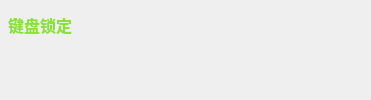
           <widget class="QWidget" name="m_wgtStatus" native="true">
            <property name="styleSheet">
             <string notr="true"/>
            </property>
            <layout class="QGridLayout" name="gridLayout_8" columnstretch="0,0,0,0,0,0,0,0">
             <property name="leftMargin">
              <number>0</number>
             </property>
             <property name="topMargin">
              <number>0</number>
             </property>
             <property name="rightMargin">
              <number>0</number>
             </property>
             <property name="bottomMargin">
              <number>0</number>
             </property>
             <property name="spacing">
              <number>0</number>
             </property>
             <item row="2" column="6">
              <widget class="QPushButton" name="pushButton_30">
               <property name="enabled">
                <bool>true</bool>
               </property>
               <property name="sizePolicy">
                <sizepolicy hsizetype="Expanding" vsizetype="Preferred">
                 <horstretch>0</horstretch>
                 <verstretch>0</verstretch>
                </sizepolicy>
               </property>
               <property name="focusPolicy">
                <enum>Qt::NoFocus</enum>
               </property>
               <property name="styleSheet">
                <string notr="true"/>
               </property>
               <property name="text">
                <string/>
               </property>
               <property name="autoDefault">
                <bool>false</bool>
               </property>
               <property name="default">
                <bool>false</bool>
               </property>
               <property name="flat">
                <bool>true</bool>
               </property>
              </widget>
             </item>
             <item row="2" column="1">
              <widget class="QPushButton" name="pushButton_23">
               <property name="enabled">
                <bool>true</bool>
               </property>
               <property name="sizePolicy">
                <sizepolicy hsizetype="Expanding" vsizetype="Preferred">
                 <horstretch>0</horstretch>
                 <verstretch>0</verstretch>
                </sizepolicy>
               </property>
               <property name="focusPolicy">
                <enum>Qt::NoFocus</enum>
               </property>
               <property name="styleSheet">
                <string notr="true"/>
               </property>
               <property name="text">
                <string/>
               </property>
               <property name="autoDefault">
                <bool>false</bool>
               </property>
               <property name="default">
                <bool>false</bool>
               </property>
               <property name="flat">
                <bool>true</bool>
               </property>
              </widget>
             </item>
             <item row="1" column="6">
              <widget class="QPushButton" name="pushButton_6">
               <property name="enabled">
                <bool>true</bool>
               </property>
               <property name="sizePolicy">
                <sizepolicy hsizetype="Expanding" vsizetype="Preferred">
                 <horstretch>0</horstretch>
                 <verstretch>0</verstretch>
                </sizepolicy>
               </property>
               <property name="focusPolicy">
                <enum>Qt::NoFocus</enum>
               </property>
               <property name="styleSheet">
                <string notr="true"/>
               </property>
               <property name="text">
                <string/>
               </property>
               <property name="autoDefault">
                <bool>false</bool>
               </property>
               <property name="default">
                <bool>false</bool>
               </property>
               <property name="flat">
                <bool>true</bool>
               </property>
              </widget>
             </item>
             <item row="1" column="5">
              <widget class="QPushButton" name="pushButton_5">
               <property name="enabled">
                <bool>true</bool>
               </property>
               <property name="sizePolicy">
                <sizepolicy hsizetype="Expanding" vsizetype="Preferred">
                 <horstretch>0</horstretch>
                 <verstretch>0</verstretch>
                </sizepolicy>
               </property>
               <property name="focusPolicy">
                <enum>Qt::NoFocus</enum>
               </property>
               <property name="styleSheet">
                <string notr="true"/>
               </property>
               <property name="text">
                <string/>
               </property>
               <property name="autoDefault">
                <bool>false</bool>
               </property>
               <property name="default">
                <bool>false</bool>
               </property>
               <property name="flat">
                <bool>true</bool>
               </property>
              </widget>
             </item>
             <item row="2" column="5">
              <widget class="QPushButton" name="pushButton_29">
               <property name="enabled">
                <bool>true</bool>
               </property>
               <property name="sizePolicy">
                <sizepolicy hsizetype="Expanding" vsizetype="Preferred">
                 <horstretch>0</horstretch>
                 <verstretch>0</verstretch>
                </sizepolicy>
               </property>
               <property name="focusPolicy">
                <enum>Qt::NoFocus</enum>
               </property>
               <property name="styleSheet">
                <string notr="true"/>
               </property>
               <property name="text">
                <string/>
               </property>
               <property name="autoDefault">
                <bool>false</bool>
               </property>
               <property name="default">
                <bool>false</bool>
               </property>
               <property name="flat">
                <bool>true</bool>
               </property>
              </widget>
             </item>
             <item row="1" column="4">
              <widget class="QPushButton" name="pushButton_4">
               <property name="enabled">
                <bool>true</bool>
               </property>
               <property name="sizePolicy">
                <sizepolicy hsizetype="Expanding" vsizetype="Preferred">
                 <horstretch>0</horstretch>
                 <verstretch>0</verstretch>
                </sizepolicy>
               </property>
               <property name="focusPolicy">
                <enum>Qt::NoFocus</enum>
               </property>
               <property name="styleSheet">
                <string notr="true"/>
               </property>
               <property name="text">
                <string/>
               </property>
               <property name="autoDefault">
                <bool>false</bool>
               </property>
               <property name="default">
                <bool>false</bool>
               </property>
               <property name="flat">
                <bool>true</bool>
               </property>
              </widget>
             </item>
             <item row="2" column="7">
              <widget class="QPushButton" name="pushButton_31">
               <property name="enabled">
                <bool>true</bool>
               </property>
               <property name="sizePolicy">
                <sizepolicy hsizetype="Expanding" vsizetype="Preferred">
                 <horstretch>0</horstretch>
                 <verstretch>0</verstretch>
                </sizepolicy>
               </property>
               <property name="focusPolicy">
                <enum>Qt::NoFocus</enum>
               </property>
               <property name="styleSheet">
                <string notr="true"/>
               </property>
               <property name="text">
                <string/>
               </property>
               <property name="autoDefault">
                <bool>false</bool>
               </property>
               <property name="default">
                <bool>false</bool>
               </property>
               <property name="flat">
                <bool>true</bool>
               </property>
              </widget>
             </item>
             <item row="1" column="3">
              <widget class="QPushButton" name="pushButton_3">
               <property name="enabled">
                <bool>true</bool>
               </property>
               <property name="sizePolicy">
                <sizepolicy hsizetype="Expanding" vsizetype="Preferred">
                 <horstretch>0</horstretch>
                 <verstretch>0</verstretch>
                </sizepolicy>
               </property>
               <property name="focusPolicy">
                <enum>Qt::NoFocus</enum>
               </property>
               <property name="styleSheet">
                <string notr="true"/>
               </property>
               <property name="text">
                <string/>
               </property>
               <property name="autoDefault">
                <bool>false</bool>
               </property>
               <property name="default">
                <bool>false</bool>
               </property>
               <property name="flat">
                <bool>true</bool>
               </property>
              </widget>
             </item>
             <item row="1" column="1">
              <widget class="QPushButton" name="pushButton_2">
               <property name="enabled">
                <bool>true</bool>
               </property>
               <property name="sizePolicy">
                <sizepolicy hsizetype="Expanding" vsizetype="Preferred">
                 <horstretch>0</horstretch>
                 <verstretch>0</verstretch>
                </sizepolicy>
               </property>
               <property name="font">
                <font>
                 <pointsize>12</pointsize>
                 <weight>75</weight>
                 <bold>true</bold>
                </font>
               </property>
               <property name="focusPolicy">
                <enum>Qt::NoFocus</enum>
               </property>
               <property name="styleSheet">
                <string notr="true">color: rgb(138, 226, 52);</string>
               </property>
               <property name="text">
                <string/>
               </property>
               <property name="iconSize">
                <size>
                 <width>20</width>
                 <height>20</height>
                </size>
               </property>
               <property name="autoDefault">
                <bool>false</bool>
               </property>
               <property name="default">
                <bool>false</bool>
               </property>
               <property name="flat">
                <bool>true</bool>
               </property>
              </widget>
             </item>
             <item row="2" column="4">
              <widget class="QPushButton" name="pushButton_28">
               <property name="enabled">
                <bool>true</bool>
               </property>
               <property name="sizePolicy">
                <sizepolicy hsizetype="Expanding" vsizetype="Preferred">
                 <horstretch>0</horstretch>
                 <verstretch>0</verstretch>
                </sizepolicy>
               </property>
               <property name="focusPolicy">
                <enum>Qt::NoFocus</enum>
               </property>
               <property name="styleSheet">
                <string notr="true"/>
               </property>
               <property name="text">
                <string/>
               </property>
               <property name="autoDefault">
                <bool>false</bool>
               </property>
               <property name="default">
                <bool>false</bool>
               </property>
               <property name="flat">
                <bool>true</bool>
               </property>
              </widget>
             </item>
             <item row="1" column="7">
              <widget class="QPushButton" name="pushButton_7">
               <property name="enabled">
                <bool>true</bool>
               </property>
               <property name="sizePolicy">
                <sizepolicy hsizetype="Expanding" vsizetype="Preferred">
                 <horstretch>0</horstretch>
                 <verstretch>0</verstretch>
                </sizepolicy>
               </property>
               <property name="focusPolicy">
                <enum>Qt::NoFocus</enum>
               </property>
               <property name="styleSheet">
                <string notr="true"/>
               </property>
               <property name="text">
                <string/>
               </property>
               <property name="autoDefault">
                <bool>false</bool>
               </property>
               <property name="default">
                <bool>false</bool>
               </property>
               <property name="flat">
                <bool>true</bool>
               </property>
              </widget>
             </item>
             <item row="2" column="0">
              <widget class="QPushButton" name="pushButton_22">
               <property name="enabled">
                <bool>true</bool>
               </property>
               <property name="sizePolicy">
                <sizepolicy hsizetype="Expanding" vsizetype="Preferred">
                 <horstretch>0</horstretch>
                 <verstretch>0</verstretch>
                </sizepolicy>
               </property>
               <property name="font">
                <font>
                 <pointsize>10</pointsize>
                </font>
               </property>
               <property name="focusPolicy">
                <enum>Qt::NoFocus</enum>
               </property>
               <property name="styleSheet">
                <string notr="true"/>
               </property>
               <property name="text">
                <string/>
               </property>
               <property name="iconSize">
                <size>
                 <width>20</width>
                 <height>20</height>
                </size>
               </property>
               <property name="autoDefault">
                <bool>false</bool>
               </property>
               <property name="default">
                <bool>false</bool>
               </property>
               <property name="flat">
                <bool>true</bool>
               </property>
              </widget>
             </item>
             <item row="1" column="0">
              <widget class="QPushButton" name="m_btnKeyLock">
               <property name="enabled">
                <bool>true</bool>
               </property>
               <property name="sizePolicy">
                <sizepolicy hsizetype="Expanding" vsizetype="Preferred">
                 <horstretch>0</horstretch>
                 <verstretch>0</verstretch>
                </sizepolicy>
               </property>
               <property name="font">
                <font>
                 <pointsize>12</pointsize>
                 <weight>75</weight>
                 <bold>true</bold>
                </font>
               </property>
               <property name="focusPolicy">
                <enum>Qt::NoFocus</enum>
               </property>
               <property name="styleSheet">
                <string notr="true">color: rgb(138, 226, 52);</string>
               </property>
               <property name="text">
                <string>键盘锁定</string>
               </property>
               <property name="icon">
                <iconset resource="style.qrc">
                 <normaloff>:/image/锁定.png</normaloff>:/image/锁定.png</iconset>
               </property>
               <property name="iconSize">
                <size>
                 <width>20</width>
                 <height>20</height>
                </size>
               </property>
               <property name="autoDefault">
                <bool>false</bool>
               </property>
               <property name="default">
                <bool>false</bool>
               </property>
               <property name="flat">
                <bool>true</bool>
               </property>
              </widget>
             </item>
             <item row="2" column="3">
              <widget class="QPushButton" name="pushButton_24">
               <property name="enabled">
                <bool>true</bool>
               </property>
               <property name="sizePolicy">
                <sizepolicy hsizetype="Expanding" vsizetype="Preferred">
                 <horstretch>0</horstretch>
                 <verstretch>0</verstretch>
                </sizepolicy>
               </property>
               <property name="focusPolicy">
                <enum>Qt::NoFocus</enum>
               </property>
               <property name="styleSheet">
                <string notr="true"/>
               </property>
               <property name="text">
                <string/>
               </property>
               <property name="autoDefault">
                <bool>false</bool>
               </property>
               <property name="default">
                <bool>false</bool>
               </property>
               <property name="flat">
                <bool>true</bool>
               </property>
              </widget>
             </item>
             <item row="1" column="2">
              <widget class="QPushButton" name="pushButton_8">
               <property name="enabled">
                <bool>true</bool>
               </property>
               <property name="sizePolicy">
                <sizepolicy hsizetype="Expanding" vsizetype="Preferred">
                 <horstretch>0</horstretch>
                 <verstretch>0</verstretch>
                </sizepolicy>
               </property>
               <property name="text">
                <string/>
               </property>
               <property name="flat">
                <bool>true</bool>
               </property>
              </widget>
             </item>
             <item row="2" column="2">
              <widget class="QPushButton" name="pushButton_9">
               <property name="enabled">
                <bool>true</bool>
               </property>
               <property name="sizePolicy">
                <sizepolicy hsizetype="Expanding" vsizetype="Preferred">
                 <horstretch>0</horstretch>
                 <verstretch>0</verstretch>
                </sizepolicy>
               </property>
               <property name="text">
                <string/>
               </property>
               <property name="flat">
                <bool>true</bool>
               </property>
              </widget>
             </item>
            </layout>
           </widget>
